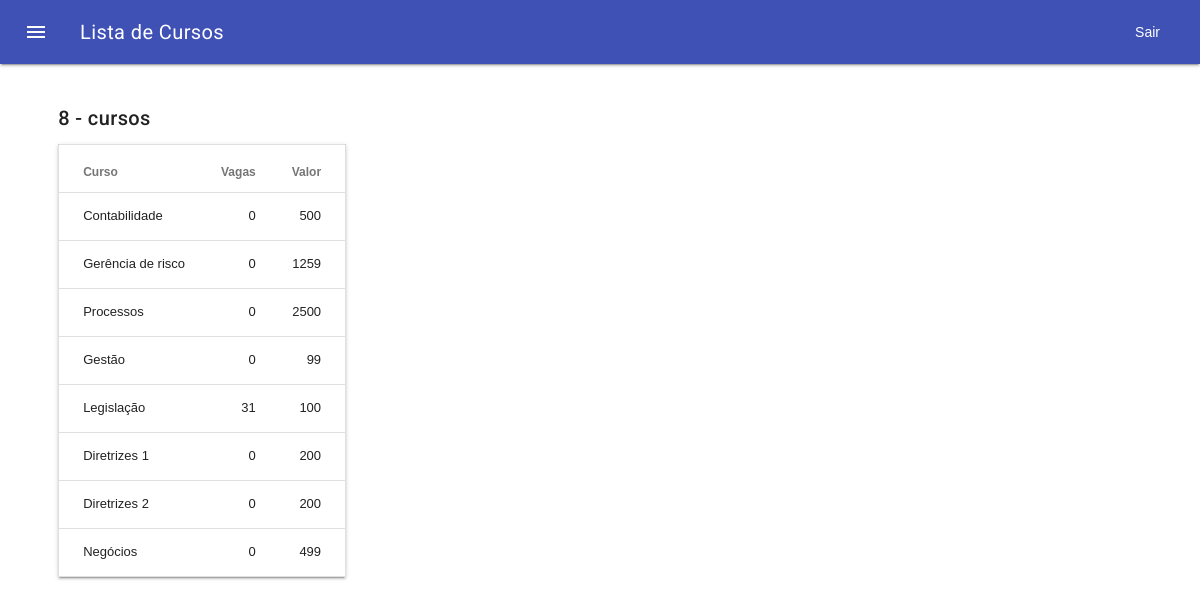
Screenshot of /interno/listar.php with the database file from the repository.
### tables this page shows
CREATE TABLE `cursos` (
  `id` int(11) NOT NULL,
  `curso` varchar(255) NOT NULL,
  `horas` int(11) NOT NULL,
  `valor` int(8) NOT NULL,
  `descricao` text NOT NULL,
  `vagas` int(8) NOT NULL
);

### model/Conexao.php (called while the page is built, shortened)
<?php
class Conexao {
	public static function getInstancia(){
		if (!isset($instancia)) {
			try{
				$banco_host = "mysql:dbname=school;host=localhost";
 				$usuario = "root";
	 			$senha = "";
				$instancia = new PDO($banco_host, $usuario, $senha);
				$instancia->setAttribute(PDO::ATTR_ERRMODE, PDO::ERRMODE_EXCEPTION);
			} catch(PDOException $execao){
				echo $execao->getMessage();
				exit();
			}
			return $instancia;
		}
	}
}

### controller/ConLista.php (called while the page is built, shortened)
<?php
require_once '../model/CursoDao.php';
function listar(){
	$lista = new CursoDao();
	$cursos = $lista->exibirCursos();
	if($cursos != false){
		return $cursos;
	}
	return false;
}

### model/CursoDao.php (called while the page is built, shortened)
<?php
require_once 'Conexao.php';
class CursoDao {
	private $con_ativa;
	public function __construct(){
		if (!isset($this->con_ativa)) {
			$this->con_ativa = Conexao::getInstancia();
		}
	}
	public function exibirCursos(){
		$sql = "SELECT * FROM cursos";
		try {
			$operacao = $this->con_ativa->prepare($sql);
			if($operacao->execute()){
				return $operacao;
			}
		} catch (PDOException $e) {
			$e->getMessage();
		}
	}
}

### interno/listar.php (the view, shortened to what this page needs)
<?php
require_once '../controller/ConLista.php';
$dados = listar();
$cont = 0;
?>
<!DOCTYPE html>
<html lang="pt-br">
<head>
	<link rel="stylesheet" type="text/css" href="../assets/css/material.min.css">
	<link rel="stylesheet" type="text/css" href="../assets/css/estilo.css">
</head>
<body>
	<div class="mdl-layout mdl-js-layout mdl-layout--fixed-header">
		<header class="mdl-layout__header">
			<div class="mdl-layout__header-row">
				<h1 class="mdl-layout-title">Lista de Cursos</h1>
				<a id="sair" href="../index.php">Sair</a>
			</div>
		</header>
		<main class="conteudo-index mdl-layout__content">
			<div class="mdl-grid">
				<div class="col mdl-cell mdl-cell--2-col mdl-cell--4-col-phone mdl-cell--8-col-tablet">
					<table class="mdl-data-table mdl-js-data-table mdl-shadow--2dp">
						  <thead>
						    <tr>
						      <th class="mdl-data-table__cell--non-numeric">Curso</th>
						      <th>Vagas</th>
						      <th>Valor</th>
						    </tr>
						  </thead>
						  <tbody>
						 <?php while($i = $dados->fetch()){ ?>
						 	<?php $cont += 1; ?>
						    <tr>
						      <td class="mdl-data-table__cell--non-numeric"><?php echo $i['curso']; ?></td>
						      <td><?php echo $i['vagas']; ?></td>
						      <td><?php echo $i['valor']; ?></td>
						    </tr>
						<?php } ?>
 						  </tbody>
 						  <h5><?php echo $cont, " - cursos";?></h5>
					</table>
				</div>
			</div>
		</main>
	</div>
</body>
</html>

### assets/css/estilo.css (style rules this page uses)
.conteudo-index { width: 100%; margin-left: 2.7%; }
.col { margin-top: 1%; margin-left: 1.5%; width: 21vw; height: 35vh; }
#sair { text-decoration: none; color: white; }

### rows the page displays
cursos: curso "Contabilidade", vagas "0", valor "500"
cursos: curso "Gerência de risco", vagas "0", valor "1259"
cursos: curso "Processos", vagas "0", valor "2500"
cursos: curso "Gestão", vagas "0", valor "99"
cursos: curso "Legislação", vagas "31", valor "100"
cursos: curso "Diretrizes 1", vagas "0", valor "200"
cursos: curso "Diretrizes 2", vagas "0", valor "200"
cursos: curso "Negócios", vagas "0", valor "499"

### other values shown
$cont "8"
